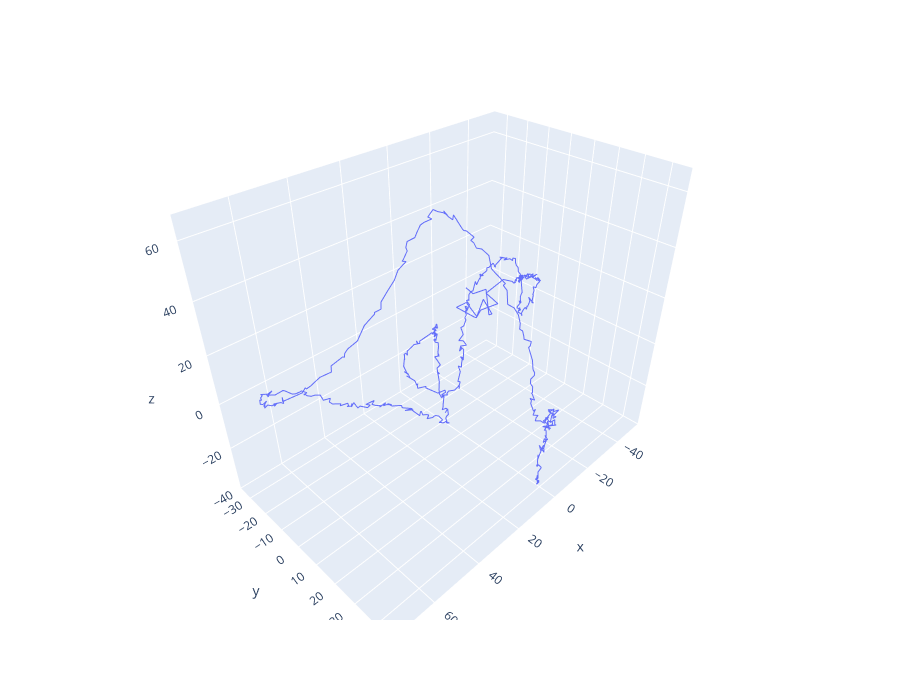

The notebook cell this image was saved under:
### Code cell
import plotly.express as px

fig = px.line_3d(x=xxx[:,0], y=xxx[:,1],z=xxx[:,2],height=700)

fig.show()

### Figure 1 — Plotly figure (JSON) as saved in the notebook; plotly's stock layout.template omitted (floating-point values rounded to 4 significant figures; data arrays with more than 128 entries replaced by an {"elided": "..."} marker saying what was removed)
{"data": [{"hovertemplate": "x=%{x}<br>y=%{y}<br>z=%{z}<extra></extra>", "legendgroup": "", "line": {"color": "#636efa", "dash": "solid"}, "marker": {"symbol": "circle"}, "mode": "lines", "name": "", "scene": "scene", "showlegend": false, "type": "scatter3d", "x": {"elided": "550 float values"}, "y": {"elided": "550 float values"}, "z": {"elided": "550 float values"}}], "layout": {"height": 700, "legend": {"tracegroupgap": 0}, "margin": {"t": 60}, "scene": {"domain": {"x": [0, 1], "y": [0, 1]}, "xaxis": {"title": {"text": "x"}}, "yaxis": {"title": {"text": "y"}}, "zaxis": {"title": {"text": "z"}}}}}
